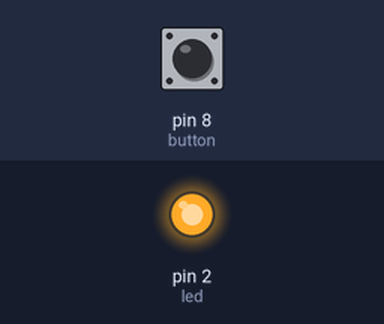
This sketch was run on a simulated Arduino Uno, built with avr-gcc and run on an emulated ATmega328P. Shown: output pins drawn as LEDs (lit = HIGH). The inputs (shaded band) are chosen by the test bench; at power-on: pin 8 (button) HIGH.

Above: at 1.2 s.
1.3 s: pin 8 (button) pulled LOW for 0.15 s
At 1.37 s:
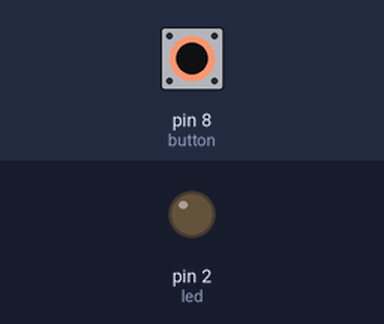
2.9 s: pin 8 (button) pulled LOW for 3.2 s
At 6.8 s:
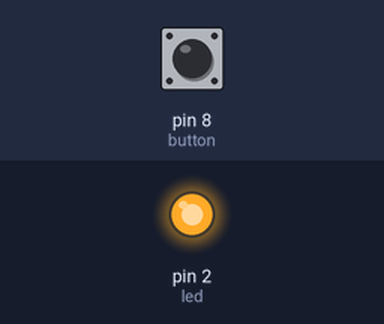
Timing chart, 0 to 8.3 s (numbered marks = the images above; inputs shaded):
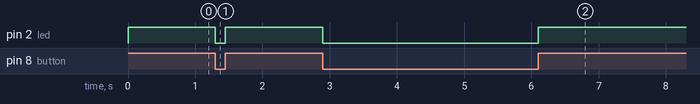

Measured:
- after the input at 1.3 s, pin 2 (led): HIGH → LOW at once, → HIGH 0.15 s later
- after the input at 2.9 s, pin 2 (led): HIGH → LOW at once, → HIGH 3.2 s later

The sketch:

Ex_7.ino
```cpp
/*
 *  IFSP - Registro - ALP
 *  Algorítmo Led controlado por um botão de pressão - 07
 *
 *  Responsável: Thiago Ramos && Vitor Yuiti
 *
 *  Data: 15/08/2017.
 */

 int led = 2;
 int button = 8;
 int valorEntrada = 0;
void setup() {

  pinMode(led, OUTPUT);
  pinMode(button,INPUT_PULLUP);       //Thiago é gay

}

void loop() {

  valorEntrada = digitalRead(button);
  if (valorEntrada == LOW){
    digitalWrite(led, LOW);
  }
  else{
    digitalWrite(led,HIGH);
  }

}
```
